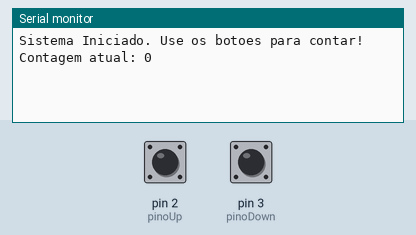
Bench run of a sketch on a simulated Arduino Uno, built with avr-gcc and run on an emulated ATmega328P. On the bench: the last lines printed to the serial monitor. The test bench sets the inputs (shaded band); at power-on: pin 2 (pinoUp) HIGH, pin 3 (pinoDown) HIGH.

Above: at 1.2 s.
1.3 s: pin 2 (pinoUp) pulled LOW for 0.15 s
At 2.3 s:
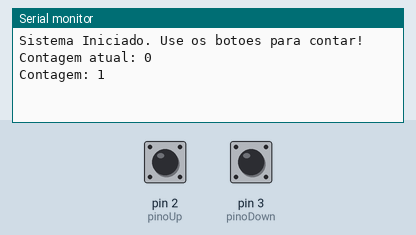
2.9 s: pin 3 (pinoDown) pulled LOW for 0.15 s
At 3.5 s:
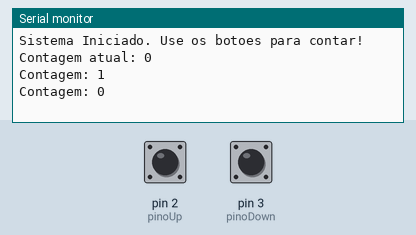
4.5 s: pin 3 (pinoDown) pulled LOW for 1 s
At 5.9 s:
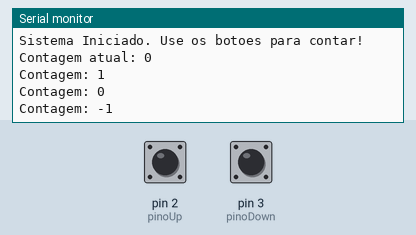

Measured:
- after the input at 1.3 s, the serial monitor: prints a new line after 0.05 s (image 1)
- after the input at 2.9 s, the serial monitor: prints a new line after 0.05 s (image 2)
- after the input at 4.5 s, the serial monitor: prints a new line after 0.05 s (image 3)

The sketch:

debounce_contagem_up_down.ino
```cpp
// debounce contage up e down aula 5
// Definições de pinos
const int pinoUp   = 2; // Botão para aumentar
const int pinoDown = 3; // Botão para diminuir

// Variáveis de controle do Contador
int contador = 0;

// Variáveis de estado para o Botão UP
int estadoEstavelUp = HIGH;
int ultimoBrutoUp   = HIGH;
unsigned long tempoDebounceUp = 0;

// Variáveis de estado para o Botão DOWN
int estadoEstavelDown = HIGH;
int ultimoBrutoDown   = HIGH;
unsigned long tempoDebounceDown = 0;

const unsigned long intervaloDebounce = 50; // 50ms para estabilizar

void setup() {
  pinMode(pinoUp, INPUT_PULLUP);
  pinMode(pinoDown, INPUT_PULLUP);

  Serial.begin(115200);
  Serial.println("Sistema Iniciado. Use os botoes para contar!");
  Serial.print("Contagem atual: ");
  Serial.println(contador);
}

void loop() {
  unsigned long tempoAtual = millis();

  // --- LÓGICA DEBOUNCE: BOTÃO UP ---
  int leituraUp = digitalRead(pinoUp);
  if (leituraUp != ultimoBrutoUp) {
    tempoDebounceUp = tempoAtual;
  }
  if ((tempoAtual - tempoDebounceUp) > intervaloDebounce) {
    if (leituraUp != estadoEstavelUp) {
      estadoEstavelUp = leituraUp;
      // Se estabilizou em LOW, o botão foi pressionado
      if (estadoEstavelUp == LOW) {
        contador++;
        exibirContador();
      }
    }
  }
  ultimoBrutoUp = leituraUp;

  // --- LÓGICA DEBOUNCE: BOTÃO DOWN ---
  int leituraDown = digitalRead(pinoDown);
  if (leituraDown != ultimoBrutoDown) {
    tempoDebounceDown = tempoAtual;
  }
  if ((tempoAtual - tempoDebounceDown) > intervaloDebounce) {
    if (leituraDown != estadoEstavelDown) {
      estadoEstavelDown = leituraDown;
      // Se estabilizou em LOW, o botão foi pressionado
      if (estadoEstavelDown == LOW) {
        contador--;
        exibirContador();
      }
    }
  }
  ultimoBrutoDown = leituraDown;
}

// Função auxiliar para evitar repetição de código do Serial
void exibirContador() {
  Serial.print("Contagem: ");
  Serial.println(contador);
}
```
